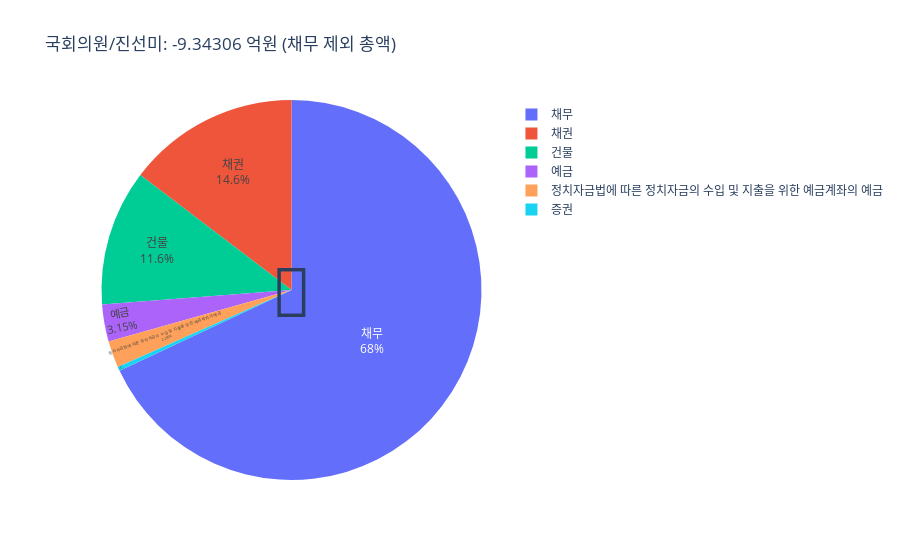

Notebook cell for this chart:
### Code cell
indiv_asset_analysis('진선미')

### Figure 1 — Plotly figure (JSON) as saved in the notebook; plotly's stock layout.template omitted (floating-point values rounded to 4 significant figures)
{"data": [{"customdata": [[1603160], [380000], [200000], [100000], [83207], [78100], [76673], [59085], [9312], [4668], [423], [0]], "domain": {"x": [0, 1], "y": [0, 1]}, "hovertemplate": "재산구분=%{label}<br>현재가액=%{customdata[0]}<extra></extra>", "labels": ["채무", "채권", "건물", "건물", "채무", "채무", "예금", "정치자금법에 따른 정치자금의 수입 및 지출을 위한 예금계좌의 예금", "증권", "예금", "예금", "증권"], "legendgroup": "", "name": "", "showlegend": true, "textinfo": "percent+label", "textposition": "inside", "type": "pie", "values": [1603160, 380000, 200000, 100000, 83207, 78100, 76673, 59085, 9312, 4668, 423, 0]}], "layout": {"annotations": [{"font": {"size": 68}, "showarrow": false, "text": "🤑", "x": 0.5, "y": 0.5}], "legend": {"tracegroupgap": 0}, "title": {"text": "국회의원/진선미: -9.34306 억원 (채무 제외 총액)"}}}
